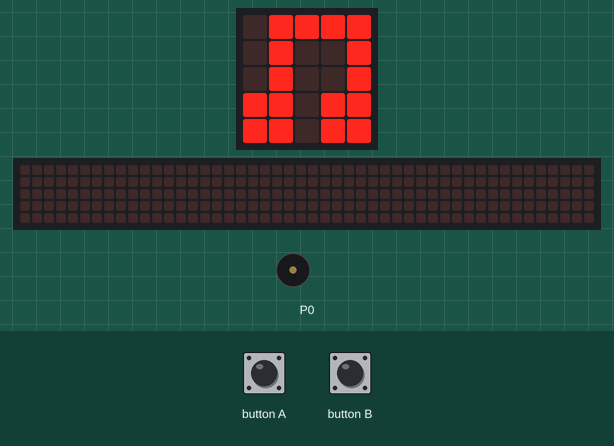
Bench run of a program on a simulated BBC micro:bit running MicroPython. On the bench: the board's 5×5 LED display, a strip that is not on the board, showing the scrolling text unrolled, buzzer (waves = sounding). Inputs (shaded band) come from the test bench. The 48×5 strip is a reading aid, not a part: it shows the text the display is scrolling, unrolled, one strip-width of it at a time.

Above: at 5.0 s.
5.1 s: button A pressed for 0.15 s
At 6.8 s:
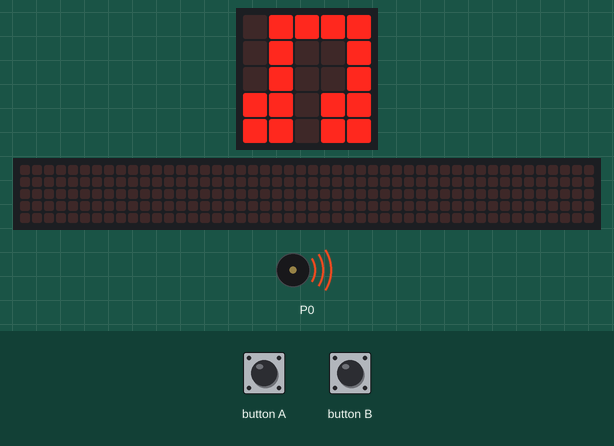
At 9.2 s:
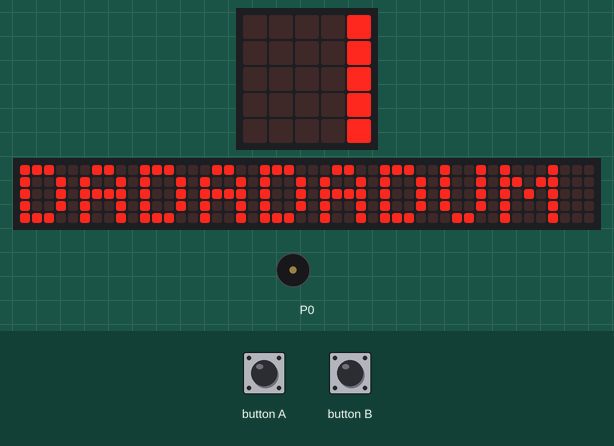
11.0 s: button B pressed for 0.15 s
11.7 s: button A pressed for 1 s
At 17.91 s:
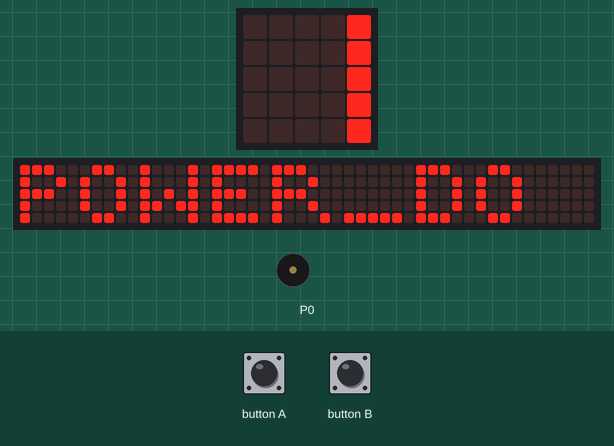
Timing chart, 0 to 28.5 s (numbered marks = the images above; inputs shaded):
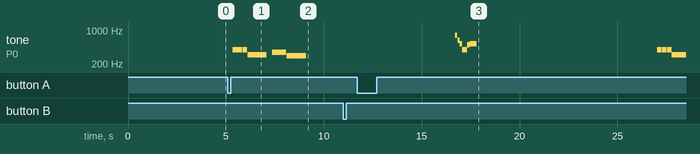

Measured:
- after the input at 5.1 s, tone on P0: plays 392 Hz for 0.24 s, 392 Hz for 0.24 s, 392 Hz for 0.24 s, 311 Hz for 0.99 s, 349 Hz for 0.24 s, 349 Hz for 0.24 s … (8 notes in this stretch), starting after 0.26 s
- after the input at 11.7 s, the display: first differs from a run without the input after 6.1 s (image 3)

The program:

music.py
```python
import music
from microbit import *

pieces = ['DADADADUM', 'ENTERTAINER', 'PRELUDE', 'ODE', 'NYAN', 'RINGTONE',
         'FUNK', 'BLUES', 'BIRTHDAY', 'WEDDING', 'FUNERAL', 'PUNCHLINE',
         'PYTHON', 'BADDY', 'CHASE', 'BA_DING', 'WAWAWAWAA', 'JUMP_UP',
         'JUMP_DOWN', 'POWER_UP', 'POWER_DOWN']

def play(i):
    music.play(getattr(music, pieces[i]))
    display.scroll(pieces[i])

i = 0
display.show(Image.MUSIC_QUAVERS)

while button_b.get_presses() + button_a.get_presses() == 0:
    sleep(100)

play(0)


while True:
    sleep(100)

    if button_a.get_presses() > 0:
        i = (i - 1) % len(pieces)
        play(i)

    elif button_b.get_presses() > 0:
        i = (i + 1) % len(pieces)
        play(i)
```
